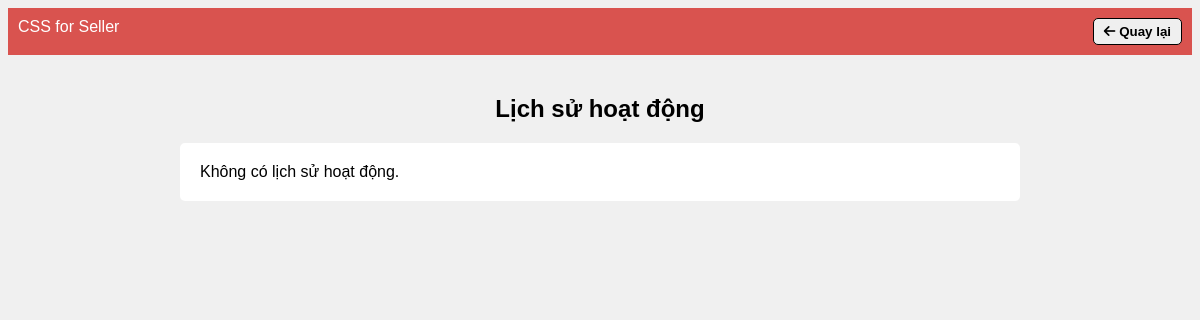
/B3/TBLS.php (signed in), run on an earlier commit of the app's database.
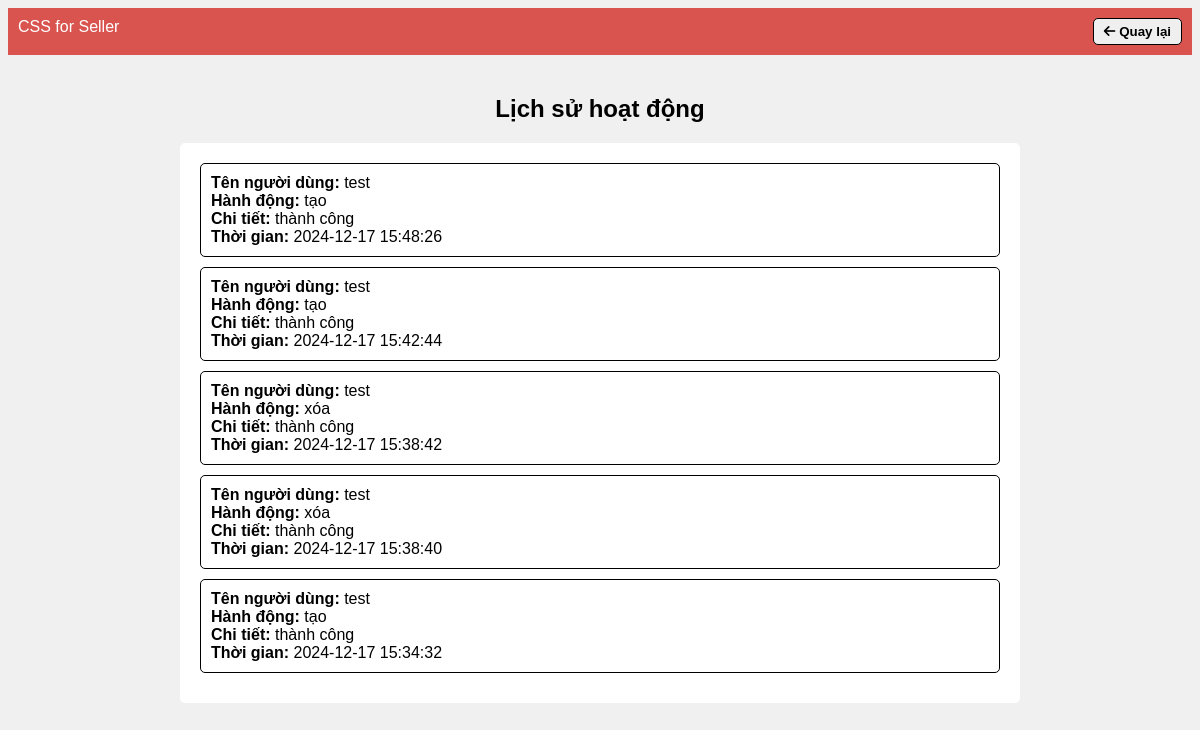
And on a later commit of the database.
### tables this page shows
CREATE TABLE IF NOT EXISTS `history` (
  `id` int NOT NULL AUTO_INCREMENT,
  `username` varchar(255) NOT NULL,
  `action` varchar(255) NOT NULL,
  `details` text NOT NULL,
  `created_at` datetime NOT NULL,
  PRIMARY KEY (`id`)
);

### B3/TBLS.php (the view, shortened to what this page needs)
<!DOCTYPE html>
<html lang="vi">
<head>
    <link rel="stylesheet" href="https://cdnjs.cloudflare.com/ajax/libs/font-awesome/6.0.0-beta3/css/all.min.css">
</head>
<body>
    <div class="header">
        <div class="logo">CSS for Seller</div>
        <div class="icons">
            <button><a href="../trangchunguoiban.php"><i class="fas fa-arrow-left"></i> Quay lại</a></button>
        </div>
    </div>
    <div class="content">
        <h2>Lịch sử hoạt động</h2>
        <div class="mess-box">
        <?php
            $conn = connect_db();
            $sql = "SELECT * FROM history ORDER BY created_at DESC";
            $result = $conn->query($sql);
            if ($result->num_rows > 0) {
                while($row = $result->fetch_assoc()) {
                    echo '<div class="message">';
                    echo '<strong>Tên người dùng: </strong>' . htmlspecialchars($row['username']) . '<br>';
                    echo '<strong>Hành động: </strong>' . htmlspecialchars($row['action']) . '<br>';
                    echo '<strong>Chi tiết: </strong>' . htmlspecialchars($row['details']) . '<br>';
                    echo '<strong>Thời gian: </strong>' . htmlspecialchars($row['created_at']) . '<br>';
                    echo '</div>';
                }
            } else {
                echo 'Không có lịch sử hoạt động.';
            }
            ?>
        </div>
    </div>
</body>
</html>

What changed in the data, as far as the page shows it:
added history: username "test", action "tạo", details "thành công", created_at "2024-12-17 15:48:26"
added history: username "test", action "tạo", details "thành công", created_at "2024-12-17 15:42:44"
added history: username "test", action "xóa", details "thành công", created_at "2024-12-17 15:38:42"
added history: username "test", action "xóa", details "thành công", created_at "2024-12-17 15:38:40"
added history: username "test", action "tạo", details "thành công", created_at "2024-12-17 15:34:32"
Also different on the page:
text no longer shown: "Không có lịch sử hoạt động."
